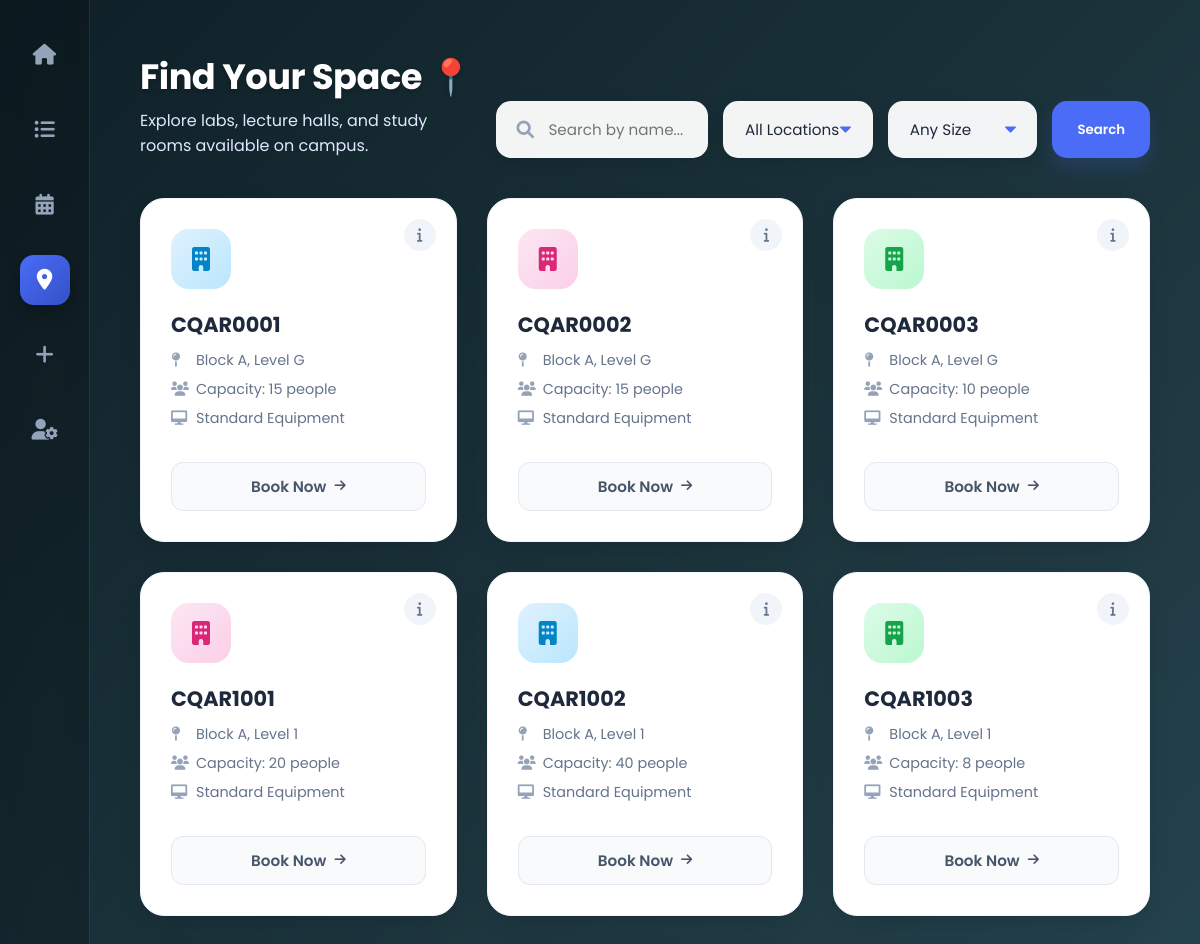
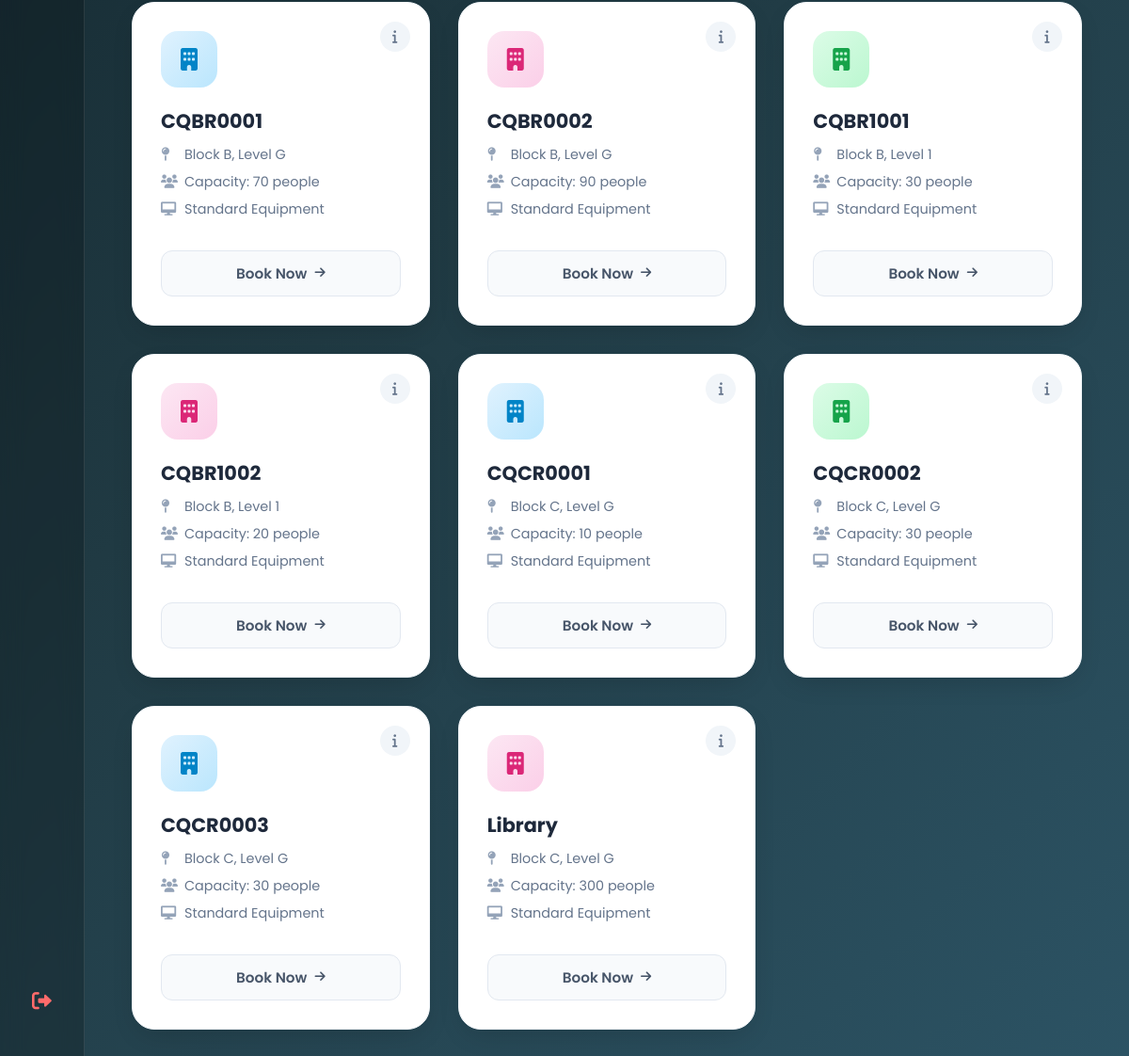
The page /venue_list/ (signed in) on the database its author committed (2 pictures, top to bottom).
### accounts/models.py (models this page shows, shortened)
class Venue(models.Model):
    name = models.CharField(max_length=200, help_text="e.g. Lecture Hall A")
    location = models.CharField(max_length=200, help_text="e.g. Block B, Level 2")
    capacity = models.IntegerField(help_text="How many people can fit?")
    equipment = models.CharField(max_length=200, blank=True, help_text="e.g. Projector, Wifi, AC")

### accounts/views.py (the view)
# urls.py: path('venue_list/', views.venue_list_view, name='venue_list'),
@login_required(login_url='login')
def venue_list_view(request):
    venues = Venue.objects.all()
    query = request.GET.get('query')
    if query:
        venues = venues.filter(name__icontains=query)
    location = request.GET.get('location')
    if location:
        venues = venues.filter(location__icontains=location)
    capacity_filter = request.GET.get('capacity')
    if capacity_filter == 'small':
        venues = venues.filter(capacity__lt=20)
    elif capacity_filter == 'medium':
        venues = venues.filter(capacity__gte=20, capacity__lte=50)
    elif capacity_filter == 'large':
        venues = venues.filter(capacity__gt=50)
    return render(request, 'venue_list.html', {'venues': venues})

### templates/venue_list.html (shortened to what this page needs)
<!DOCTYPE html>
<html lang="en">
<head>
    <link rel="stylesheet" href="https://cdnjs.cloudflare.com/ajax/libs/font-awesome/6.0.0/css/all.min.css">
</head>
<body>
    <div class="sidebar">
        <a href="{% url 'dashboard' %}" class="sidebar-icon" data-tooltip="Dashboard"><i class="fas fa-home"></i></a>
        <a href="{% url 'my_bookings' %}" class="sidebar-icon" data-tooltip="My Bookings"><i class="fas fa-list-ul"></i></a>
        <a href="{% url 'calendar' %}" class="sidebar-icon" data-tooltip="View Schedule"><i class="fas fa-calendar-alt"></i></a>
        <a href="#" class="sidebar-icon active" data-tooltip="Campus Venues"><i class="fas fa-map-marker-alt"></i></a>
        <a href="{% url 'create_booking' %}" class="sidebar-icon" data-tooltip="Book a Room"><i class="fas fa-plus"></i></a>
        <a href="{% url 'profile' %}" class="sidebar-icon" data-tooltip="Settings"><i class="fas fa-user-cog"></i></a>
        {% if user.username == 'guest' %}
            <a href="{% url 'logout' %}" class="sidebar-icon logout" data-tooltip="Register Now"><i class="fas fa-user-plus"></i></a>
        {% else %}
            <a href="{% url 'logout' %}" class="sidebar-icon logout" data-tooltip="Log Out"><i class="fas fa-sign-out-alt"></i></a>
        {% endif %}
    </div>
    <div class="main-content">
        <div class="header">
            <div class="header-title">
                <h1>Find Your Space 📍</h1>
                <p>Explore labs, lecture halls, and study rooms available on campus.</p>
            </div>
            <form method="GET" class="search-container">
                <div class="search-wrapper">
                    <input type="text" name="query" class="search-input" placeholder="Search by name..." value="{{ request.GET.query }}">
                </div>
                <select name="location" class="filter-select" onchange="this.form.submit()">
                    <option value="">All Locations</option>
                </select>
                <select name="capacity" class="filter-select" onchange="this.form.submit()">
                    <option value="">Any Size</option>
                </select>
                <button type="submit" class="btn-go">Search</button>
            </form>
        </div>
        <div class="venue-grid">
            {% for venue in venues %}
                <div class="venue-card">
                    <button class="info-icon" onclick="openModal('{{ venue.name|escapejs }}', '{{ venue.location|escapejs }}', '{{ venue.capacity }}', '{{ venue.equipment|escapejs }}')">
                        <i class="fas fa-info"></i>
                    </button>
                    <div class="venue-icon-box"><i class="fas fa-building"></i></div>
                    <div class="venue-name">{{ venue.name }}</div>
                    <ul class="venue-details">
                        <li><i class="fas fa-map-pin"></i> {{ venue.location }}</li>
                        <li><i class="fas fa-users"></i> Capacity: {{ venue.capacity }} people</li>
                        <li><i class="fas fa-desktop"></i> Standard Equipment</li>
                    </ul>
                    <a href="{% url 'create_booking' %}?venue={{ venue.id }}" class="btn-book">
                        Book Now <i class="fas fa-arrow-right"></i>
                    </a>
                </div>
            {% endfor %}
        </div>
    </div>
</body>
</html>

### rows shown on the page
Venue: name "CQAR0001", location "Block A, Level G", capacity "15"
Venue: name "CQAR0002", location "Block A, Level G", capacity "15"
Venue: name "CQAR0003", location "Block A, Level G", capacity "10"
Venue: name "CQAR1001", location "Block A, Level 1", capacity "20"
Venue: name "CQAR1002", location "Block A, Level 1", capacity "40"
Venue: name "CQAR1003", location "Block A, Level 1", capacity "8"
Venue: name "CQBR0001", location "Block B, Level G", capacity "70"
Venue: name "CQBR0002", location "Block B, Level G", capacity "90"
Venue: name "CQBR1001", location "Block B, Level 1", capacity "30"
Venue: name "CQBR1002", location "Block B, Level 1", capacity "20"
Venue: name "CQCR0001", location "Block C, Level G", capacity "10"
Venue: name "CQCR0002", location "Block C, Level G", capacity "30"
Venue: name "CQCR0003", location "Block C, Level G", capacity "30"
Venue: name "Library", location "Block C, Level G", capacity "300"
